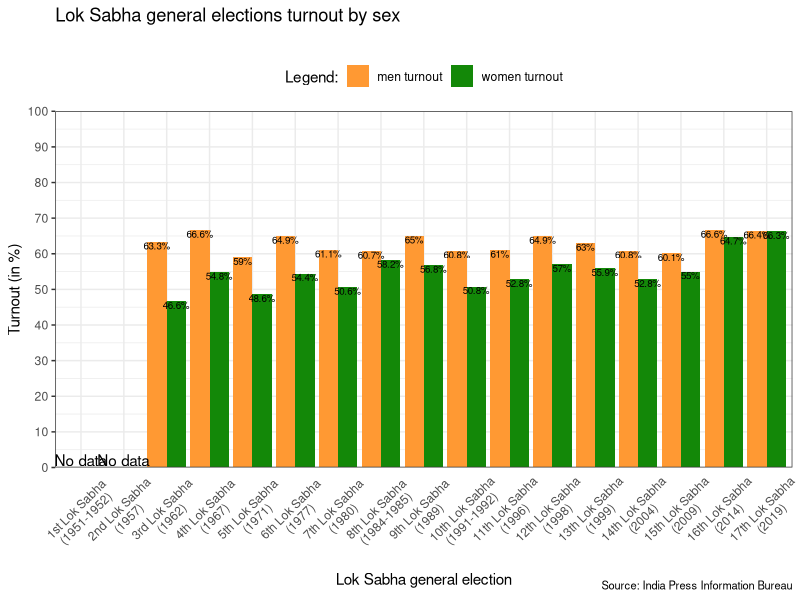

This figure's R source:
## ---- chunk 1
knitr::opts_chunk$set(echo = FALSE)
## ---- chunk 2
#wczytanie bibliotek
library(ggplot2)
library(reshape2)

#manipulacja danymi
data <- read.csv("data.csv")
data$lok_sabha <- factor(x = data$lok_sabha, levels = data$lok_sabha)
data <- melt(data, id.vars = c("lok_sabha", "year"))

#przygotowanie wykresu
ggplot(data, aes(x = lok_sabha)) +
  geom_col(aes(y = value, fill = variable), position = "dodge") +
  geom_text(aes(y = value - 1, label = paste0(value, "%")), position = position_dodge2(width = 0.9, ), size = 2.5) +
  annotate("text", x = 1, y = 2, label = "No data") +
  annotate("text", x = 2, y = 2, label = "No data") +
  scale_y_continuous(limits = c(0, 100), breaks = seq(0, 100, 10), expand = c(0, 0)) +
  scale_x_discrete(labels = paste0(data$lok_sabha, "\n", "(", data$year, ")")) +
  scale_fill_manual(values = c("#FF9933", "#138808"), labels = c("men turnout", "women turnout")) +
  labs(title = "Lok Sabha general elections turnout by sex", subtitle = "", caption = "Source: India Press Information Bureau", fill = "Legend:") +
  ylab("Turnout (in %)") +
  xlab("Lok Sabha general election") +
  theme_bw() +
  theme(
    axis.text.x = element_text(angle = 45, vjust = 0.5),
    plot.caption = element_text(hjust = 1, size = 8),
    axis.title.x = element_text(vjust = -3),
    axis.ticks.x = element_blank(),
    legend.position = "top"
  )
